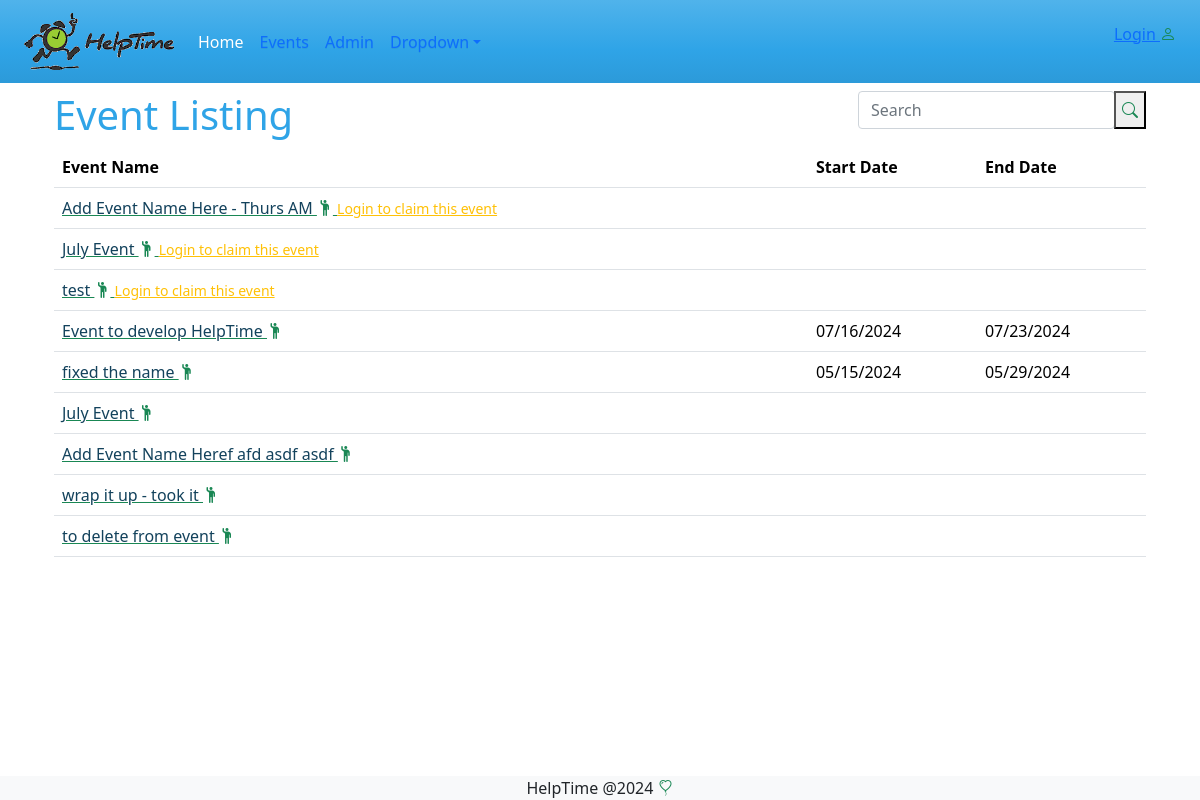
Page /events/ on the earlier database version.
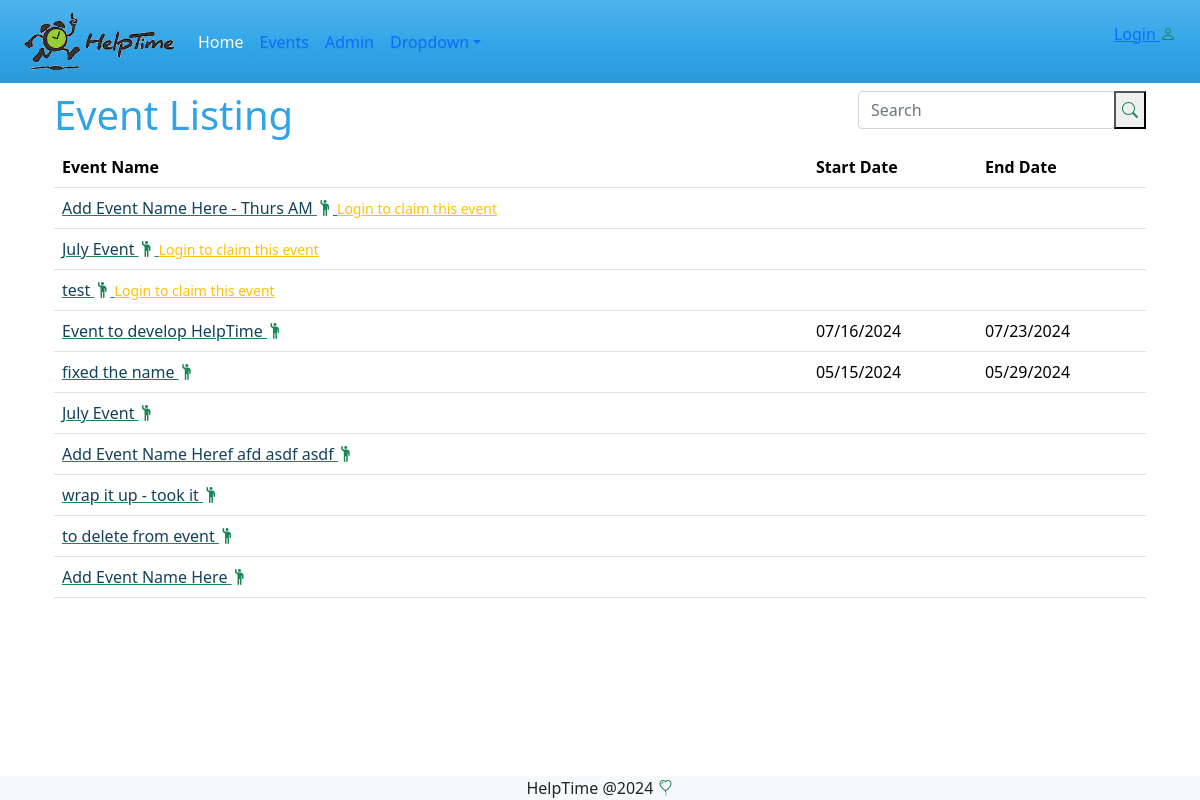
Same page on the later database version.
### events/models.py (models this page shows, shortened)
class Event(models.Model):
    reminder_days_choice = models.TextChoices('days', '1 2 3 4 5 6 7')
    name = models.CharField(max_length=200, verbose_name='Event Name' )
    description = models.TextField(max_length=200, verbose_name='Event Description', blank=True)
    organization = models.CharField(max_length=100, verbose_name='Organization Name', blank=True )
    primery_contact = models.CharField(max_length=100, verbose_name='Primary Contact', blank=True)
    alternate_contact = models.CharField(max_length=100, verbose_name='Alt Contact', blank=True)
    hide_names = models.BooleanField(default=False, verbose_name='Hide Volunteer Names', blank=True)
    reminder_days = models.CharField(max_length=5, choices=reminder_days_choice, verbose_name='Days to remind in advance', default=7)
    created_by = models.ForeignKey(User, on_delete=models.SET_NULL, null=True, blank=True)
    created_at = models.DateTimeField(auto_now_add=True, null=True, blank=True)
    updated_at = models.DateTimeField(auto_now=True, blank=True, null=True)

### events/views.py (the view)
# urls.py: path("", views.index, name="index"),
def index(request):
    form = EventSearchForm(request.GET or None)
    events = Event.objects.annotate(
        start_task_date=Min('tasks__task_date'),
        end_task_date=Max('tasks__task_date')
    )
    if form.is_valid():
        filter = form.cleaned_data.get('filter')
        events = events.filter(Q(name__icontains=filter) | Q(organization__icontains=filter))
    context = {
        'form' : form,
        'events' : events,
    }
    return render(request, 'events/index.html', context)

### events/forms.py
class EventSearchForm(forms.Form):
    filter = forms.CharField(required=False,
                             label="",
                             widget=forms.TextInput(attrs={'placeholder':'Search',
                                                           'class':'form-control'}))

### events/templates/events/index.html
{% extends 'master.html' %}
{% block content %}
    <div class="row">
        <div class="col-sm-6">
            <h1> Event Listing</h1>
        </div>
        <div class="col-sm-6">
            <div class="float-end">
                <form method="get">
                    <div class="input-group mb-2">
                        {{form}}
                        <button type="submit"> <i class="bi bi-search text-success"></i> </button>
                    </div>
                </form>
            </div>
        </div>
    </div>
<table class="table">
    <tr>
        <th>Event Name</th>
        <th>Start Date</th>
        <th>End Date</th>
    </tr>
    {% for event in events %}
    <tr>
        <td><a href="{% url 'events:volunteer' event.id %}" class="text-success"><span class="text-primary-emphasis">{{ event.name  }} </span><i class="bi bi-person-raised-hand text-success"></i>
            {% if event.created_by is None %}
              {% if user.is_authenticated %}
                <a href="{% url 'events:eventupdate' event.id %}" class="text-success"><i class="bi bi-pencil"></i></a>
                <a href="{% url 'events:eventdelete' event.id %}" class="text-danger"><i class="bi bi-trash "></i></a>
              {% else %}
                <a class="text-warning small" href="{% url 'login' %}?next={{ request.path }}">Login to claim this event</a>
              {% endif %}
            {% endif %}
        </td>
        <td>{{ event.start_task_date | date:"m/d/Y" }} </td>
        <td>{{ event.end_task_date | date:"m/d/Y"}} </td>
    </tr>
    {% endfor %}
</table>
{% endblock %}

Differences in the rows shown:
added Event: name "Add Event Name Here"
